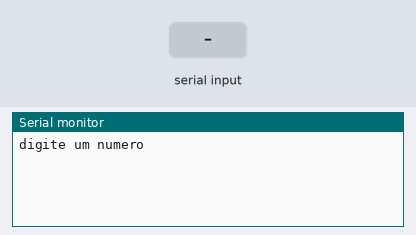
Simulated run of this sketch. Board: Arduino Uno, built with avr-gcc and run on an emulated ATmega328P. Parts: the last lines printed to the serial monitor. The test bench sets the inputs (shaded band).

Above: at 1.2 s.
1.3 s: "90,45\n" received over Serial
At 2.8 s:
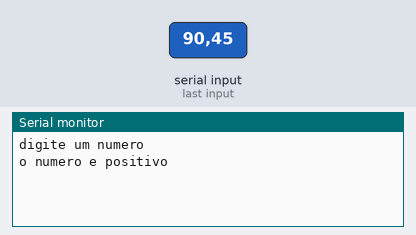
At 8.58 s:
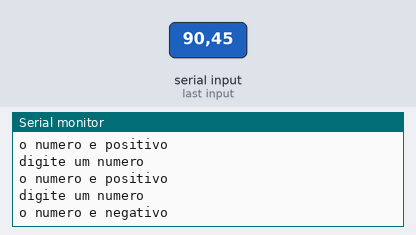

The sketch:

condicionais_ex111.ino
```cpp
/*Faça um programa que receba um número inteiro do usuário e informe se este
número é positivo ou negativo.*/

// C++ code
//Variaveis
int numero= 0;

void setup()
{
  Serial.begin(9600);
}

void loop()
{
 Serial.println("digite um numero");
  while(! Serial.available());
  numero = Serial.parseInt();

  if(numero > 0){
  Serial.println("o numero e positivo");

  }else{
  Serial.println("o numero e negativo");
  }


 delay(3000);
}
```

Measured:
- after the input at 1.3 s, the serial monitor: prints a new line at once (image 1)
